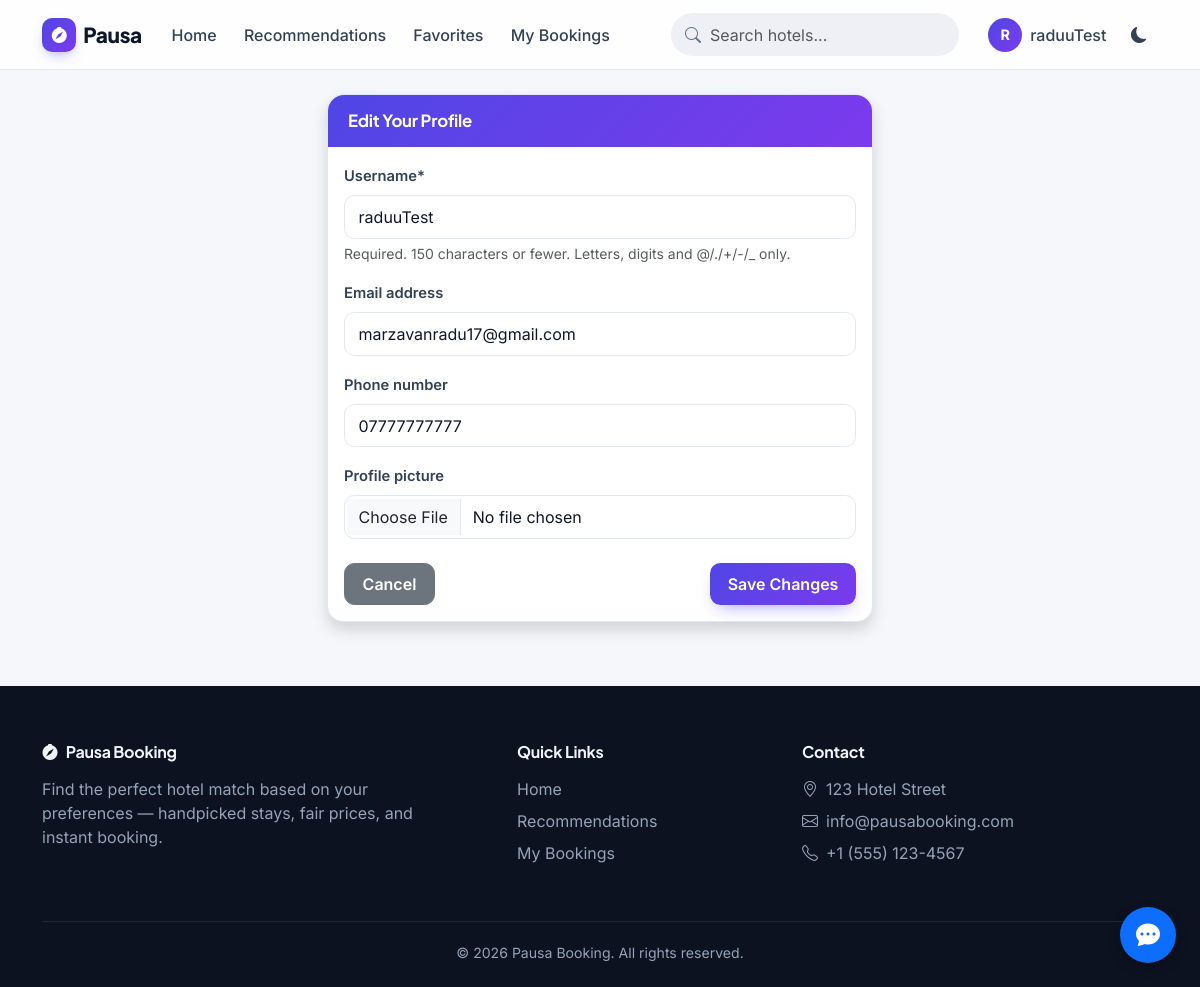
Screenshot of /accounts/profile/edit/ (signed in) with the database file from the repository.
### accounts/models.py (models this page shows, shortened)
class User(AbstractUser):
    phone_number = models.CharField(max_length=15, blank=True)
    profile_picture = models.ImageField(upload_to='profile_pics/', blank=True, null=True)

### accounts/views.py (the view)
# urls.py: path('profile/edit/', views.UpdateProfileView.as_view(), name='edit_profile'),
class UpdateProfileView(SuccessMessageMixin, UpdateView):
    model = User
    fields = ['username', 'email', 'phone_number', 'profile_picture']
    template_name = 'accounts/update_profile.html'
    success_url = reverse_lazy('profile')
    success_message = "Your profile was updated successfully!"
    def get_object(self):
        return self.request.user

### templates/accounts/update_profile.html (shortened to what this page needs)
{% extends 'base.html' %}
{% load crispy_forms_tags %}
{% block content %}
<div class="row justify-content-center">
    <div class="col-md-8 col-lg-6">
        <div class="card shadow">
            <div class="card-header bg-primary text-white">
                <h4 class="mb-0">Edit Your Profile</h4>
            </div>
            <div class="card-body">
                <form method="post" enctype="multipart/form-data">
                    {{ form|crispy }}
                    <div class="d-flex justify-content-between mt-4">
                        <a href="{% url 'profile' %}" class="btn btn-secondary">Cancel</a>
                        <button type="submit" class="btn btn-primary">Save Changes</button>
                    </div>
                </form>
            </div>
        </div>
    </div>
</div>
{% endblock %}

### templates/base.html (shortened to what this page needs)
<!DOCTYPE html>
<html lang="en" data-theme="light" data-bs-theme="light">
<head>
    <link href="https://cdn.jsdelivr.net/npm/bootstrap@5.3.3/dist/css/bootstrap.min.css" rel="stylesheet">
    <link rel="stylesheet" href="https://cdn.jsdelivr.net/npm/bootstrap-icons@1.11.3/font/bootstrap-icons.css">
    <link rel="stylesheet" href="https://cdnjs.cloudflare.com/ajax/libs/font-awesome/6.5.1/css/all.min.css">
    <link rel="stylesheet" href="https://unpkg.com/leaflet@1.9.4/dist/leaflet.css"
/>
    <link rel="stylesheet" href="/static/css/app.css">
</head>
<body class="{% if user.is_authenticated %}user-logged-in{% endif %}">
    <nav class="navbar navbar-expand-lg app-navbar sticky-top">
        <div class="container">
            <a class="navbar-brand" href="{% url 'home' %}">
                <span class="brand-mark"><i class="bi bi-compass-fill"></i></span>
                Pausa
            </a>
            <div class="d-flex align-items-center order-lg-3 gap-2">
                <div class="theme-toggle-btn" title="Toggle dark/light mode">
                    <i class="bi bi-moon-fill theme-dark-icon"></i>
                </div>
            </div>
            <div class="collapse navbar-collapse order-lg-2" id="navbarNav">
                <ul class="navbar-nav me-auto mt-2 mt-lg-0">
                    <li class="nav-item">
                        <a class="nav-link {% if request.resolver_match.url_name == 'home' or request.resolver_match.url_name == 'hotel_list' %}active{% endif %}" href="{% url 'home' %}">Home</a>
                    </li>
                    {% if user.is_authenticated %}
                    <li class="nav-item">
                        <a class="nav-link {% if request.resolver_match.url_name == 'hotel_recommendations' %}active{% endif %}" href="{% url 'hotel_recommendations' %}">Recommendations</a>
                    </li>
                    <li class="nav-item">
                        <a class="nav-link {% if request.resolver_match.url_name == 'favorites' %}active{% endif %}" href="{% url 'favorites' %}">Favorites</a>
                    </li>
                    <li class="nav-item">
                        <a class="nav-link {% if request.resolver_match.url_name == 'booking_list' %}active{% endif %}" href="{% url 'booking_list' %}">My Bookings</a>
                    </li>
                    {% endif %}
                </ul>
                <form class="nav-search d-flex me-lg-3 my-2 my-lg-0" action="{% url 'search_hotels' %}" method="get">
                    <input class="form-control" type="search" name="q" placeholder="Search hotels...">
                </form>
                <ul class="navbar-nav">
                    {% if user.is_authenticated %}
                    <li class="nav-item dropdown">
                        <a class="nav-link d-flex align-items-center gap-2" href="#" id="navbarDropdown" role="button" data-bs-toggle="dropdown">
                            <span class="avatar-chip">{{ user.username|slice:":1" }}</span>
                            <span class="d-lg-none d-xl-inline">{{ user.username }}</span>
                        </a>
                    </li>
                    {% endif %}
                </ul>
            </div>
        </div>
    </nav>
    <div class="container mt-4 mb-5">
        {% block content %}{% endblock %}
    </div>
    <footer class="app-footer">
        <div class="container">
            <div class="row g-4">
                <div class="col-md-5">
                    <h5><i class="bi bi-compass-fill me-2"></i>Pausa Booking</h5>
                    <p class="mb-0 pe-md-5">Find the perfect hotel match based on your preferences — handpicked stays, fair prices, and instant booking.</p>
                </div>
                <div class="col-md-3 col-6">
                    <h6>Quick Links</h6>
                    <ul class="list-unstyled d-grid gap-2">
                        <li><a href="{% url 'home' %}">Home</a></li>
                        {% if user.is_authenticated %}
                        <li><a href="{% url 'hotel_recommendations' %}">Recommendations</a></li>
                        <li><a href="{% url 'booking_list' %}">My Bookings</a></li>
                        {% else %}
                        <li><a href="{% url 'login' %}">Login</a></li>
                        <li><a href="{% url 'signup' %}">Sign Up</a></li>
                        {% endif %}
                    </ul>
                </div>
                <div class="col-md-4 col-6">
                    <h6>Contact</h6>
                    <ul class="list-unstyled d-grid gap-2">
                        <li><i class="bi bi-geo-alt me-2"></i>123 Hotel Street</li>
                        <li><i class="bi bi-envelope me-2"></i><a href="mailto:info@pausabooking.com">info@pausabooking.com</a></li>
                        <li><i class="bi bi-telephone me-2"></i>+1 (555) 123-4567</li>
                    </ul>
                </div>
            </div>
            <div class="footer-bottom text-center">
                &copy; {% now "Y" %} Pausa Booking. All rights reserved.
            </div>
        </div>
    </footer>
    {% include 'chatbot/widget.html' %}
</body>
</html>

### static/css/app.css (style rules this page uses)
:root { --font-display: "Plus Jakarta Sans", "Inter", system-ui, sans-serif; --font-body: "Inter", system-ui, -apple-system, sans-serif; --brand-600: #4f46e5; --brand-500: #6366f1; --brand-400: #818cf8; --brand-grad: linear-gradient(135deg, #4f46e5 0%, #7c3aed 100%); --accent: #f59e0b; --surface-page: #f6f7fb; --surface-card: #ffffff; --surface-sunken: #eef0f6; --ink-900: #0f172a; --ink-700: #334155; --ink-500: #64748b; --line: #e2e8f0; --shadow-sm: 0 1px 2px rgba(15, 23, 42, .05); --shadow-md: 0 1px 2px rgba(15, 23, 42, .05), 0 10px 30px -12px rgba(15, 23, 42, .18); --shadow-lg: 0 20px 50px -16px rgba(15, 23, 42, .25); --radius: 1rem; --radius-sm: .65rem; --bs-link-color: var(--brand-600); }
html { scroll-behavior: smooth; }
body { font-family: var(--font-body); background-color: var(--surface-page); color: var(--ink-700); transition: background-color .25s ease, color .25s ease; -webkit-font-smoothing: antialiased; }
h1, h2, h3, h4, h5, h6, .navbar-brand, .display-5, .display-6 { font-family: var(--font-display); font-weight: 700; color: var(--ink-900); letter-spacing: -.015em; }
a { color: var(--brand-600); text-decoration: none; }
.app-navbar { background: color-mix(in srgb, var(--surface-card) 82%, transparent); backdrop-filter: blur(14px); -webkit-backdrop-filter: blur(14px); border-bottom: 1px solid var(--line); padding-top: .65rem; padding-bottom: .65rem; }
.app-navbar .navbar-brand { font-weight: 800; font-size: 1.3rem; color: var(--ink-900); display: flex; align-items: center; gap: .45rem; }
.app-navbar .navbar-brand .brand-mark { width: 34px; height: 34px; border-radius: 10px; background: var(--brand-grad); color: #fff; display: inline-flex; align-items: center; justify-content: center; font-size: 1rem; box-shadow: 0 6px 14px -6px rgba(79, 70, 229, .6); }
.app-navbar .nav-link { color: var(--ink-700); font-weight: 500; border-radius: .55rem; padding: .45rem .85rem !important; transition: background-color .15s ease, color .15s ease; }
.app-navbar .form-control { background: var(--surface-sunken); border: 1px solid transparent; border-radius: 999px; padding-left: 2.4rem; min-width: 220px; }
.app-navbar .nav-search { position: relative; }
.avatar-chip { width: 34px; height: 34px; border-radius: 50%; background: var(--brand-grad); color: #fff; font-weight: 700; font-size: .9rem; display: inline-flex; align-items: center; justify-content: center; text-transform: uppercase; }
.card { background-color: var(--surface-card); border: 1px solid var(--line); border-radius: var(--radius); box-shadow: var(--shadow-sm); transition: transform .2s ease, box-shadow .2s ease, background-color .25s ease; }
.card-header { background: transparent; border-bottom: 1px solid var(--line); padding: 1rem 1.25rem; font-family: var(--font-display); border-top-left-radius: var(--radius) !important; border-top-right-radius: var(--radius) !important; }
.card-header h4, .card-header h5 { font-size: 1.05rem; margin: 0; }
.card-header.bg-primary { background: var(--brand-grad) !important; border-bottom: none; color: #fff; }
.card-header.bg-primary h1, .card-header.bg-primary h2, .card-header.bg-primary h3, .card-header.bg-primary h4, .card-header.bg-primary h5 { color: #fff; }
.btn { border-radius: var(--radius-sm); font-weight: 600; padding: .5rem 1.1rem; transition: all .18s ease; }
.btn-primary { background: var(--brand-grad); border: none; box-shadow: 0 8px 18px -8px rgba(79, 70, 229, .55); }
.form-control, .form-select { background-color: var(--surface-card); border: 1px solid var(--line); border-radius: var(--radius-sm); color: var(--ink-900); padding: .55rem .85rem; transition: border-color .15s ease, box-shadow .15s ease; }
.form-label { font-weight: 600; color: var(--ink-700); font-size: .92rem; }
.app-footer { background: #0d1220; color: #94a3b8; padding: 3.5rem 0 1.5rem; margin-top: 4rem; }
.app-footer h5, .app-footer h6 { color: #f1f5f9; font-size: 1rem; margin-bottom: 1rem; }
.app-footer a { color: #94a3b8; }
.app-footer .footer-bottom { border-top: 1px solid rgba(148, 163, 184, .15); margin-top: 2.5rem; padding-top: 1.25rem; font-size: .88rem; }
.theme-toggle-btn { cursor: pointer; width: 38px; height: 38px; display: inline-flex; align-items: center; justify-content: center; border-radius: 50%; color: var(--ink-700); transition: background-color .2s ease; }
[data-theme="light"] .theme-dark-icon { display: inline-block; }

### rows the page displays
User: username "R", username "raduuTest", email "marzavanradu17@gmail.com", phone_number "07777777777"
